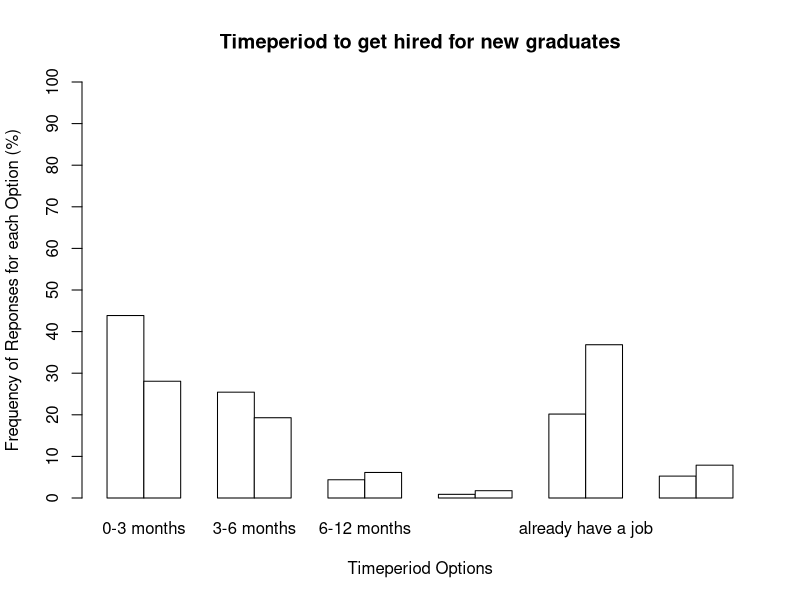

This figure's R source: (Note: this script raises an error after producing the figure.)

cat("\014")
####################
survey <- read.csv("MisalignedExpectations-114.csv")
levels(survey$undergraduate.timeperiod.hired)
levels(survey$graduate.timeperiod.hired)
####################
# Time period to et hired
summary(survey$undergraduate.timeperiod.hired)
summary(survey$graduate.timeperiod.hired)

timeperiod_hired <- read.csv("timeperiod_to_get_hired.csv")
col_names_timeoeriod <- c("0-3 months","3-6 months","6-12 months","more than 1 year","already have a job","don't know")
colnames(timeperiod_hired) <- col_names_timeoeriod

percent_timeperiod <- (as.matrix(timeperiod_hired) / 114) * 100 #scale(data, FALSE, colSums(data)) /114 
bp_timeperiod <- barplot(percent_timeperiod, names=col_names_timeoeriod, beside=TRUE, axes=FALSE, main ="Timeperiod to get hired for new graduates" , xlab="Timeperiod Options", ylab="Frequency of Reponses for each Option (%)", col=colours, ylim=c(0,100))
axis(2, at=seq(0,100,10))
legend("top", legend=c("BS","MS"), bty="n", fill=colours)
text(bp_timeperiod, 0, round(percent_timeperiod,0), cex=1, pos=3, xpd=TRUE)

#####################
# time period to become proficient
p1 <- summary(survey$undergraduate.timeperiod.proficiency)
p2 <- summary(survey$graduate.timeperiod.proficiency)
timeperiod_proficiency <- c(p1,p2)

timeperiod_proficiency <- matrix(timeperiod_proficiency, nrow = 2, ncol=6, byrow = TRUE)
colnames(timeperiod_proficiency) <- c("0-3 months","12-24 months","3-6 months","6-12 months","don't know","more than 2 years")

orderedColumns <- c("0-3 months", "3-6 months", "6-12 months", "12-24 months", "more than 2 years", "don't know")
timeperiod_proficiency <- timeperiod_proficiency[ , orderedColumns]

percent_timeperiod_prof <- (timeperiod_proficiency / 114) * 100 
bp_timeperiod_prof <- barplot(percent_timeperiod_prof, beside=TRUE, axes=FALSE, main ="Timeperiod for new graduates to become proficient" , xlab="Timeperiod Options", ylab="Percent of Reponses for each Option (%)", col=colours, ylim=c(0,100))

lines(x = bp_timeperiod_prof[1,], y = percent_timeperiod_prof[1,], col="blue")
points(x = bp_timeperiod_prof[1,], y = percent_timeperiod_prof[1,], col="blue")

lines(x = bp_timeperiod_prof[2,], y = percent_timeperiod_prof[2,], col="green")
points(x = bp_timeperiod_prof[2,], y = percent_timeperiod_prof[2,], col="green")

axis(2, at=seq(0,100,10))
legend("topright", legend=c("BS","MS"), bty="n", fill=colours)
text(bp_timeperiod_prof, 0, round(percent_timeperiod_prof,0), cex=1, pos=3, xpd=TRUE)

#####################
# Compare BS MS and experience land a job 

compare_colors = c("red","orange")
job_chance_compare <- read.csv("compare_BS_MS_exp_job_chance.csv")

colnames(job_chance_compare) <- c("new graduate","experienced candidate","more or less equal chances","depends on position","don't know")

percent_job_chance_compare <- (as.matrix(job_chance_compare) / 114) * 100 
bp_job_chance_cmpare <- barplot(percent_job_chance_compare, beside=TRUE, axes=FALSE, main ="Compare chances of being hired" , xlab="Chance options", ylab="Percent of Reponses for each Option (%)", col=compare_colors, ylim=c(0,100))
axis(2, at=seq(0,100,10))
legend("topleft", legend=c("new BS graduate vs. 4 years of experience","new MS graduate vs. BS degree + 2 years of experience"), bty="n", fill=compare_colors)
text(bp_timeperiod_prof, 0, round(percent_job_chance_compare,0), cex=1, pos=3)

#####################
# Compare BS MS and experience on become proficient RIGHT AFTER BEING HIRED

compare_colors = c("red","orange")
job_chance_compare <- read.csv("compare_BS_MS_exp_job_chance.csv")

colnames(job_chance_compare) <- c("new graduate","experienced candidate","more or less equal chances","depends on position","don't know")

percent_job_chance_compare <- (as.matrix(job_chance_compare) / 114) * 100 
bp_job_chance_cmpare <- barplot(percent_job_chance_compare, beside=TRUE, axes=FALSE, main ="Compare chances of being hired" , xlab="Chance options", ylab="Percent of Reponses for each Option (%)", col=compare_colors, ylim=c(0,100))
axis(2, at=seq(0,100,10))
legend("topleft", legend=c("new BS graduate vs. 4 years of experience","new MS graduate vs. BS degree + 2 years of experience"), bty="n", fill=compare_colors)
text(bp_timeperiod_prof, 0, round(percent_job_chance_compare,0), cex=1, pos=3)




